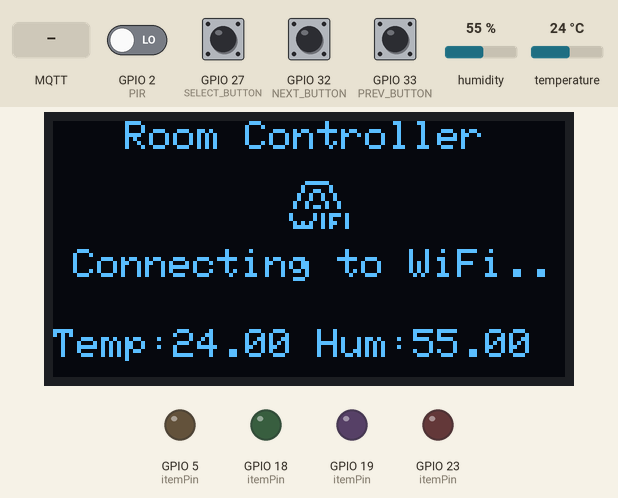
This program was run on a simulated ESP32. Shown: 128×64 one-colour display, output pins drawn as LEDs (lit = HIGH). Inputs (shaded band) come from the test bench; at power-on: GPIO 27 (SELECT_BUTTON), GPIO 32 (NEXT_BUTTON), GPIO 33 (PREV_BUTTON) HIGH, GPIO 2 (PIR) LOW, humidity 55 %, temperature 24 °C. WiFi joins after 1.5 s; servers stay silent unless stated; no MQTT or app messages arrive unless stated; what the program prints to the serial monitor is not drawn.

Above: at 0.1 s.
3.4 s: GPIO 32 (NEXT_BUTTON) pulled LOW for 1 s
At 5.3 s:
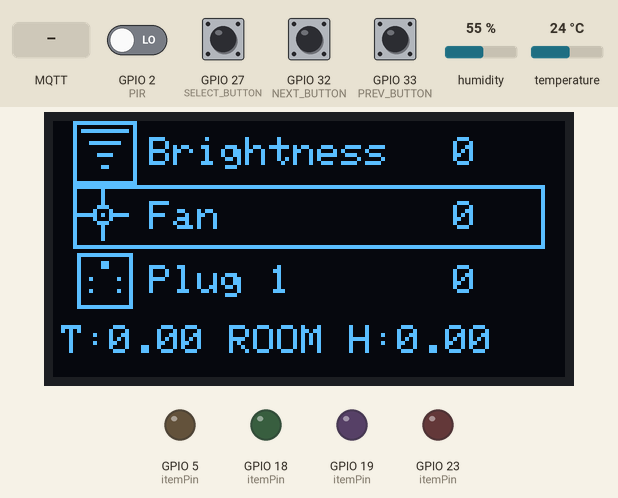
7.4 s: GPIO 27 (SELECT_BUTTON) pulled LOW for 1 s
At 9.0 s:
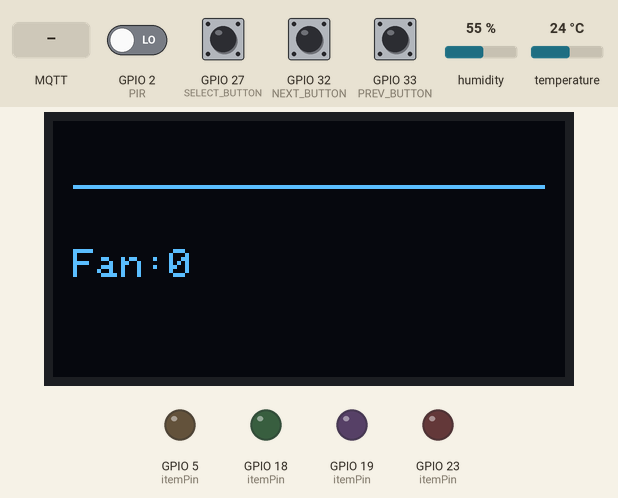
9.9 s: GPIO 33 (PREV_BUTTON) pulled LOW for 1 s
At 11.5 s:
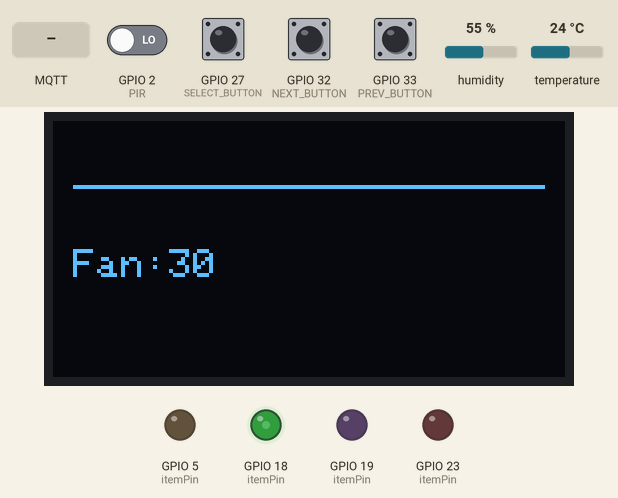
12.4 s: MQTT message "1" arrives on the first subscribed topic
At 13.4 s:
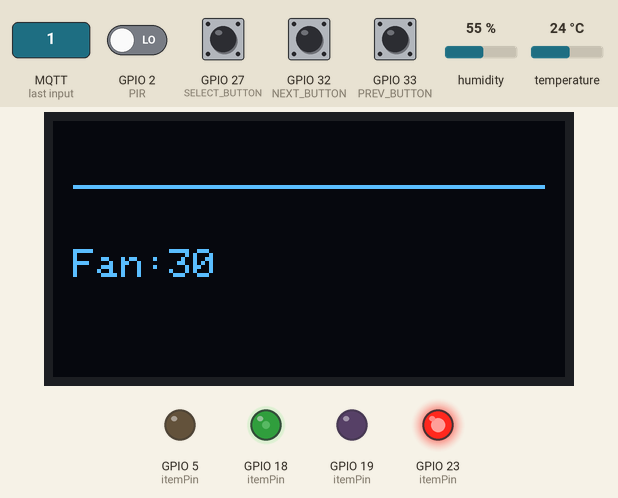
14.0 s: GPIO 32 (NEXT_BUTTON) pulled LOW for 0.15 s
At 15.2 s:
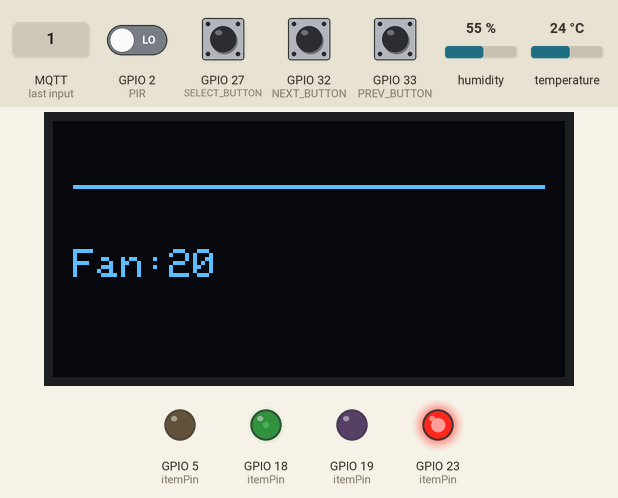
15.7 s: GPIO 27 (SELECT_BUTTON) pulled LOW for 0.15 s
At 16.7 s:
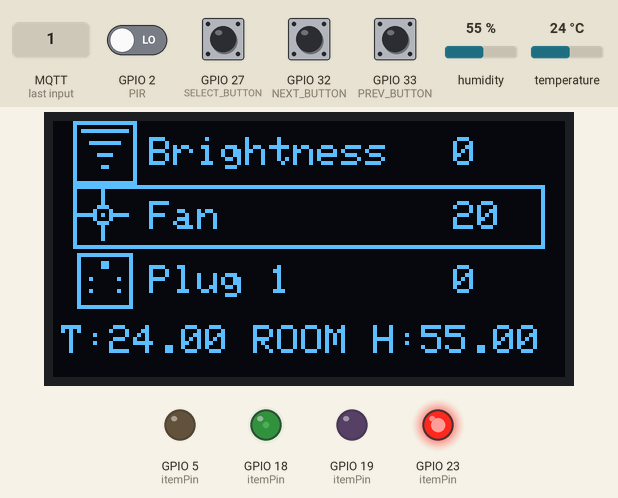
Timing chart, 0 to 18.3 s (numbered marks = the images above; inputs shaded):
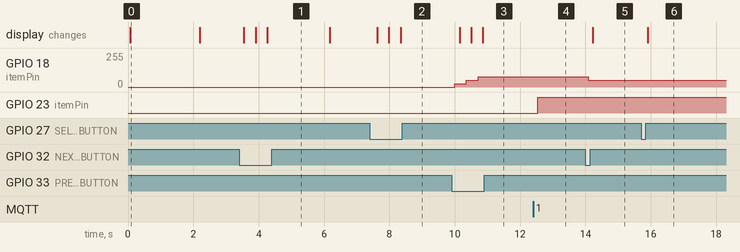

Measured:
- after the input at 3.4 s, the display: first changes after 0.15 s (image 1 shows a later state)
- after the input at 7.4 s, the display: changes after 0.23 s (image 2)
- after the input at 9.9 s, GPIO 18 (itemPin): 0/255 → 25/255 after 0.10 s, → 51/255 0.36 s later, → 76/255 0.36 s later; the display: first changes after 0.25 s (image 3 shows a later state)
- after the input at 12.4 s, GPIO 23 (itemPin): LOW → HIGH after 0.13 s
- after the input at 14.0 s, GPIO 18 (itemPin): 76/255 → 51/255 after 0.08 s; the display: changes after 0.23 s (image 5)
- after the input at 15.7 s, the display: changes after 0.20 s (image 6)
- what the display in image 0 shows lasts 2.1 s, from 0.1 s to 2.2 s

The program:

main.cpp
```cpp
/*
Author: Gurkirat Singh <gurkirat7092@yahoo.com>
Date: Sept 28, 2023
Description:
This code establish connection as control panel to mqtt server to control nodes over wifi.
- PushButton attached to pin 32,33,27
- OLED attached to pin 22 (sda),21
- DHT22 attached to pin 15
- Fan attached to pin 18
- Light attached to pin 23
- Plug attached to pin 5
- Brightness Led attached to pin 19
- PIR attached to pin 2
*/

#include <Arduino.h>
#include <Wire.h>
#include <Adafruit_GFX.h>
#include <PubSubClient.h>
// #include <Adafruit_SH1106.h>
#include <Adafruit_SSD1306.h>
#include <DHTesp.h>
#include <WiFi.h>
#include <ArduinoJson.h>

#define OLED_RESET 4
// OUTPUT CONFIGS
#define FAN 1
#define PLUG 2
#define LIGHT 3
#define BRIGHTNESS 4

Adafruit_SSD1306 display(128, 64, &Wire, -1);
// Adafruit_SH1106 display(22, 21);
DHTesp dht;
#define MODE_BUTTON_CAP 1
WiFiClient wifi;
PubSubClient client(wifi);
/* CONFIGURATION Parameters */
#define MAX_ITEMS 5
#define DEBUG_MODE true
/* OLED */
#define SCREEN_WIDTH 128
#define SCREEN_HEIGHT 64
// Button Config
#define NEXT_BUTTON 32
#define PREV_BUTTON 33
#define SELECT_BUTTON 27
// 'New Project', 16x16px
const unsigned char light[] PROGMEM = {
    0x00, 0x00, 0x00, 0x00, 0x00, 0x00, 0x03, 0x00, 0x04, 0x80, 0x08, 0x40, 0x10, 0x20, 0x10, 0x20,
    0x10, 0x20, 0x08, 0x40, 0x07, 0x80, 0x04, 0x80, 0x04, 0x80, 0x07, 0x80, 0x00, 0x00, 0x00, 0x00};
// 'brightness', 16x16px
const unsigned char brightness[] PROGMEM = {
    0xff, 0xff, 0x80, 0x01, 0xbf, 0xfd, 0x80, 0x01, 0x80, 0x01, 0x8f, 0xf1, 0x80, 0x01, 0x80, 0x01,
    0x83, 0xc1, 0x80, 0x01, 0x80, 0x01, 0x81, 0x81, 0x80, 0x01, 0x80, 0x01, 0x80, 0x01, 0xff, 0xff};
// 'fan', 16x16px
const unsigned char fan[] PROGMEM = {
    0x00, 0x00, 0x01, 0x00, 0x01, 0x00, 0x01, 0x00, 0x01, 0x00, 0x03, 0x80, 0x04, 0x40, 0x7d, 0x7c,
    0x04, 0x40, 0x03, 0x80, 0x01, 0x00, 0x01, 0x00, 0x01, 0x00, 0x01, 0x00, 0x00, 0x00, 0x00, 0x00};
// 'plug', 16x16px
const unsigned char plug[] PROGMEM = {
    0x00, 0x00, 0x7f, 0xfe, 0x40, 0x02, 0x41, 0x82, 0x41, 0x82, 0x40, 0x02, 0x40, 0x02, 0x48, 0x12,
    0x40, 0x02, 0x40, 0x02, 0x48, 0x12, 0x40, 0x02, 0x40, 0x02, 0x40, 0x02, 0x7f, 0xfe, 0x00, 0x00};
// 'wifi', 16x16px
const unsigned char epd_bitmap_wifi[] PROGMEM = {
    0x00, 0x00, 0x07, 0xe0, 0x08, 0x10, 0x09, 0x90, 0x12, 0x48, 0x12, 0x48, 0x24, 0x24, 0x25, 0xa4,
    0x00, 0x00, 0x41, 0x5d, 0x41, 0x51, 0x2a, 0x59, 0x3e, 0x51, 0x00, 0x00, 0x00, 0x00, 0x00, 0x00};

// Array of all bitmaps for convenience. (Total bytes used to store images in PROGMEM = 240)
const int epd_bitmap_allArray_LEN = 5;
const unsigned char *logoArray[5] = {
    light,
    light,
    brightness,
    fan,
    plug};

unsigned long debounceDelay = 300;
unsigned long lastDebounceTime = 0;
bool inItem = false;
uint8_t selectedItem = 0;
uint8_t upItem;
uint8_t downItem;
const char *mqtt_server = "192.168.1.100";
float temp = 0;
float hum = 0;
// Items Configuration starts here
const char selectableItems[MAX_ITEMS][15] = {
    "Light 1",
    "Light 2",
    "Brightness",
    "Fan",
    "Plug 1",
};
const bool toggleItems[MAX_ITEMS] = {true, true, false, false, true};
int currentValue[MAX_ITEMS] = {0, 0, 0, 0, 0};
const char topics[MAX_ITEMS][30] = {"IoT/room1/light1", "IoT/room1/light2", "IoT/room1/brightness1", "IoT/room1/fan1", "IoT/room1/switchBoard1"};

const uint8_t itemPin[MAX_ITEMS - 1] = {23, 19, 18, 5};

#define PIR 2

const uint8_t maxValues[MAX_ITEMS] = {1, 1, 100, 100, 1};
bool needUpdate = true;


char SSID[32] = "Node"; // Increased size for SSID
char PASSWORD[64] = "12345678";       // Increased size for Password

/**
 * Callback function that is called when a message is received.
 *
 * @param topic The topic of the message.
 * @param payload The payload of the message.
 * @param length The length of the payload.
 *
 * @throws None
 */
unsigned long lastPIR = 0;
bool pirFlag = false;

void checkPIR(){
int pirValue = digitalRead(PIR);

    // Check if motion is detected
    if (pirValue == HIGH) {
        // Motion detected, update lastPIR with current time
        lastPIR = millis();
        pirFlag = true;
    }
if (pirFlag) {
    // Check if motion was detected in the last 30 seconds
    if (millis() - lastPIR <= 30000) {
        // Set pirFlag to 1
        client.publish(topics[0],String(1*currentValue[0]).c_str(),true);
    } else {
        // Reset pirFlag to 0
       client.publish(topics[0],String(0*currentValue[0]).c_str(),true);
    }}


}
void callback(char *topic, byte *payload, unsigned int length)
{

    String message;

    for (int i = 0; i < length; i++)
    {
        message += (char)payload[i];
    }
#if DEBUG_MODE
    Serial.print("Message arrived [");
    Serial.print(topic);
    Serial.print("] ");
    Serial.println(message);
#endif
    for (int i = 0; i < MAX_ITEMS; i++)
    {
        if (String(topics[i]) == String(topic))
        {
            if (maxValues[i] == 1)
            {
                // For topics that can only have "0" or "1"
                if (message == "1" || message == "0")
                {
                    currentValue[i] = message.toInt();
                    needUpdate = true;
                }
            }
            else
            {
                // For topics that can have other values
                currentValue[i] = message.toInt();
                needUpdate = true;
            }
            break;
        }
    }
}
/**
 * Returns the bottom text based on the WiFi and MQTT connection status.
 *
 * @return The bottom text.
 */
String BottomText()
{
    if (WiFi.status() != WL_CONNECTED)
    {
        return "Not Connected To WiFi";
    }
    else if (client.connected() == false)
    {
        return "Not Connected To MQTT";
    }
    else
    {
        return "T:" + String(temp) + " ROOM " + "H:" + String(hum);
    }
}
/**
 * Initializes the setup of the program.
 *
 * @return void
 *
 * @throws None
 */
void setup()
{
    pinMode(PIR,INPUT);
    Serial.begin(115200);

    dht.setup(15, DHTesp::DHT22);
    Serial.println(dht.getTemperature());
    display.begin(SSD1306_SWITCHCAPVCC, 0x3C);
    // display.begin(SH1106_SWITCHCAPVCC, 0x3C);
    display.clearDisplay();
    display.setTextSize(1);
    display.setTextColor(WHITE);

    client.setServer(mqtt_server, 1883);
    client.setCallback(callback);
    WiFi.begin(SSID, PASSWORD);
    uint8_t i = 0;
    while (WiFi.status() != WL_CONNECTED)
    {

#if DEBUG_MODE
        Serial.println("Connecting to WiFi..");
#endif
        display.setTextSize(1);
        display.setCursor(5, 32);
        display.print("Connecting to WiFi..");
        display.setCursor(18, 0);
        display.print("Room Controller");
        display.drawBitmap(58, 14, epd_bitmap_wifi, 16, 16, WHITE);
        display.setCursor(0, 52);
        display.print("Temp:"+String(dht.getTemperature())+" Hum:"+String(dht.getHumidity()));
        display.display();
        delay(1000);
        i++;
        if (i > 12)
        {
            break;
        }
    }

    if (client.connect("ccc"))
    {

#if DEBUG_MODE
        Serial.println("connected");
#endif
        for (int i = 0; i < MAX_ITEMS; i++)
        {
#if DEBUG_MODE
            Serial.print("Subscribing to: ");
            Serial.println(topics[i]);
#endif
            client.subscribe(topics[i]);
        }
    }
    else
    {
#if DEBUG_MODE
        Serial.println("failed, rc=" + client.state());
#endif
    }

    pinMode(NEXT_BUTTON, INPUT_PULLUP);
    pinMode(PREV_BUTTON, INPUT_PULLUP);
    pinMode(SELECT_BUTTON, INPUT_PULLUP);

    for (int i = 0; i < MAX_ITEMS - 1; i++)
    {
        pinMode(itemPin[i], OUTPUT);
    }
}

/**
 * Displays the items on the screen.
 *
 * @throws ErrorType description of error
 */
void displayItems()
{
    if (!needUpdate)
        return;

    if (!inItem)
    {
        display.clearDisplay();
        display.setTextSize(1);
        display.setTextColor(WHITE);
        // Up Item
        display.setCursor(24, 4);
        display.print(selectableItems[upItem]);
        display.setCursor(100, 4);
        display.print(currentValue[upItem]);
        display.drawBitmap(5, 0, logoArray[upItem], 16, 16, WHITE);

        // Center Item
        display.drawLine(5, 16, 122, 16, WHITE);
        display.drawLine(122, 16, 122, 31, WHITE);
        display.drawLine(5, 31, 122, 31, WHITE);
        display.drawLine(5, 16, 5, 31, WHITE);
        display.setCursor(24, 20);
        display.print(selectableItems[selectedItem]);
        display.setCursor(100, 20);
        display.print(currentValue[selectedItem]);
        display.drawBitmap(5, 16, logoArray[selectedItem], 16, 16, WHITE);

        // Down Item
        display.setCursor(24, 36);
        display.print(selectableItems[downItem]);
        display.setCursor(100, 36);
        display.print(currentValue[downItem]);
        display.drawBitmap(5, 32, logoArray[downItem], 16, 16, WHITE);
        display.setCursor(2, 51);
        display.print(BottomText());

        display.display();
    }
    else
    {
        display.clearDisplay();
        display.setTextSize(1);
        display.setCursor(5, 32);
        display.print(selectableItems[selectedItem]);
        display.print(":");
        display.print(currentValue[selectedItem]);
        display.setTextColor(WHITE);

        display.drawLine(5, 16, 122, 16, WHITE);
        display.display();
    }
    needUpdate = false;
}

/**
 * Fixes the numbering of items.
 *
 * @param None
 *
 * @return None
 *
 * @throws None
 */
void fixNumbering()
{
    upItem = (selectedItem == 0) ? (MAX_ITEMS - 1) : (selectedItem - 1);
    downItem = (selectedItem == (MAX_ITEMS - 1)) ? 0 : (selectedItem + 1);
}

/**
 * Checks the state of the buttons and performs corresponding actions.
 *
 * @return void
 *
 * @throws None
 */

void checkButtons()
{
    unsigned long currentTime = millis();

    // Check the next button
    // Check the next button
    if (
#if MODE_BUTTON_CAP
        touchRead(NEXT_BUTTON) < 30
#else
        (digitalRead(NEXT_BUTTON) == LOW)
#endif
    )
    {
#if DEBUG_MODE
        Serial.println("next");
#endif
        if ((currentTime - lastDebounceTime) >= debounceDelay)
        {
            lastDebounceTime = currentTime;
            needUpdate = true;
            if (!inItem)
            {
                selectedItem = (selectedItem + 1) % MAX_ITEMS;
            }
            else
            {
                if (maxValues[selectedItem] == 100)
                {
                    currentValue[selectedItem] = max(0, currentValue[selectedItem] - 10); // Decrement by 10, min 0
                }
                else
                {
                    currentValue[selectedItem] = (currentValue[selectedItem] == 0) ? maxValues[selectedItem] : (currentValue[selectedItem] - 1);
                }
            }
        }
    }

    // Check the previous button
    if (
#if MODE_BUTTON_CAP
        touchRead(PREV_BUTTON) < 30
#else
        (digitalRead(PREV_BUTTON) == LOW)
#endif
    )
    {
#if DEBUG_MODE
        Serial.println("prev");
#endif
        if ((currentTime - lastDebounceTime) >= debounceDelay)
        {
            needUpdate = true;
            lastDebounceTime = currentTime;
            if (!inItem)
            {
                selectedItem = (selectedItem == 0) ? (MAX_ITEMS - 1) : (selectedItem - 1);
            }
            else
            {

                if (maxValues[selectedItem] == 100)
                {
                    currentValue[selectedItem] = min(100, currentValue[selectedItem] + 10); // Increment by 10, max 100
                }
                else
                {
                    currentValue[selectedItem] = (currentValue[selectedItem] + 1) % maxValues[selectedItem];
                }
            }
        }
    }

    // Check the select button
    if (
#if MODE_BUTTON_CAP
        touchRead(SELECT_BUTTON) < 30
#else
        (digitalRead(SELECT_BUTTON) == LOW)
#endif
    )
    {
#if DEBUG_MODE
        Serial.println("select");
#endif
        if ((currentTime - lastDebounceTime) >= debounceDelay)
        {
            needUpdate = true;
            lastDebounceTime = currentTime;
            inItem = !inItem;
        }
        if (!inItem)
        {
            String payload = String(currentValue[selectedItem]);
            client.publish(topics[selectedItem], payload.c_str(), true);
#if DEBUG_MODE
            Serial.print("Published to ");
            Serial.print(topics[selectedItem]);
            Serial.print(": ");
            Serial.println(payload);
#endif
        }
    }
}


/**
 * Updates the temperature and humidity readings.
 *
 * @return void
 */
unsigned long lastUpdate = 0;
void updateTempHum()
{
    float t = dht.getTemperature();
    float h = dht.getHumidity();

    if (isnan(t) || isnan(h) || t == 0 || h == 0)
    {
        return;
    }
    else
    {

        if (millis() - lastUpdate >= 6000) {
            lastUpdate = millis();  // Update the last update time

            if ((temp != t) || (hum != h)) {
                temp = t;
                hum = h;
                Serial.println("Update detected");
                needUpdate = true;
                client.publish("IoT/room1/temperature", String(temp).c_str(), true);
                client.publish("IoT/room1/humidity", String(hum).c_str(), true);
            }
        }
    }
}

/**
 * Updates the output based on the current values.
 *
 * @param None
 *
 * @return None
 *
 * @throws None
 */
void updateOutput()
{
    digitalWrite(itemPin[0], currentValue[0]);
    analogWrite(itemPin[1], currentValue[1 + 1] * 2.55 * currentValue[1]);
    analogWrite(itemPin[2], currentValue[2 + 1] * 2.55);
    digitalWrite(itemPin[3], currentValue[3 + 1]);
}

/**
 * Performs the main loop of the program.
 *
 * @return void
 */
void loop()
{
    client.loop();
    fixNumbering();
    displayItems();
    checkButtons();
    updateOutput();
    checkPIR();
    updateTempHum();
    delay(100);
}
```
